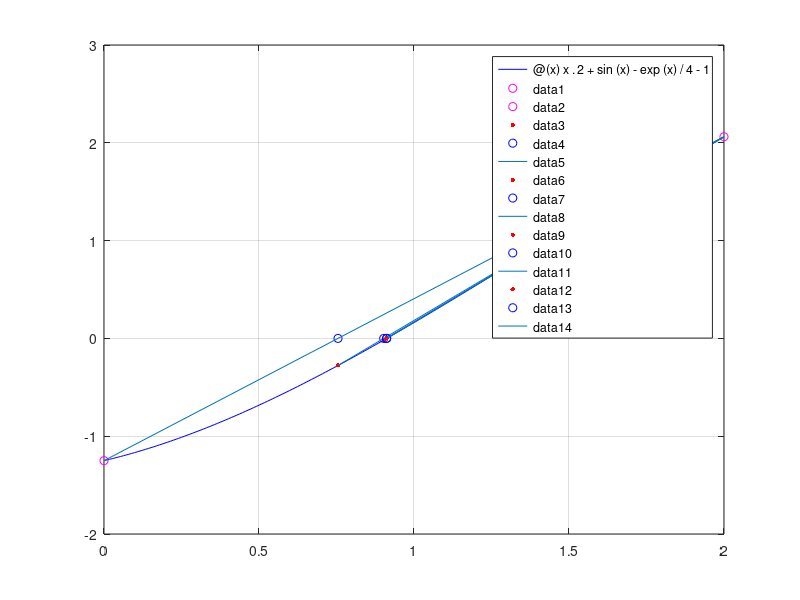

Write the MATLAB code that produced this figure.
clear;
clc;
f = @(x) x.^2 + sin(x) -exp(x)/4 -1;
tol = 1e-5;
L = 0;
R = 2;
n = 0;


figure(1)
fplot(f,[L,R],"b")
hold on
plot(L,f(L),'mo')
plot(R,f(R),'mo')
grid on

new = R-f(R)*(R-L)/(f(R)-f(L));
fprintf("use secant method to find root from %d,%d\n",L,R)
while abs(f(new)) > tol
    n = n+1;
    plot(new,f(new),'.r','MarkerSize',10)
    plot(new,0,'ob')
    line([L,R],[f(L),f(R)])
    if f(L)*f(new)<0
        R = new;
    else
        L = new;
    end
    fprintf('%d iteration: new =  %.6f\n',n,new)
    new = R-f(R)*(R-L)/(f(R)-f(L));
end
fprintf('find root: at around %.6f',new)
